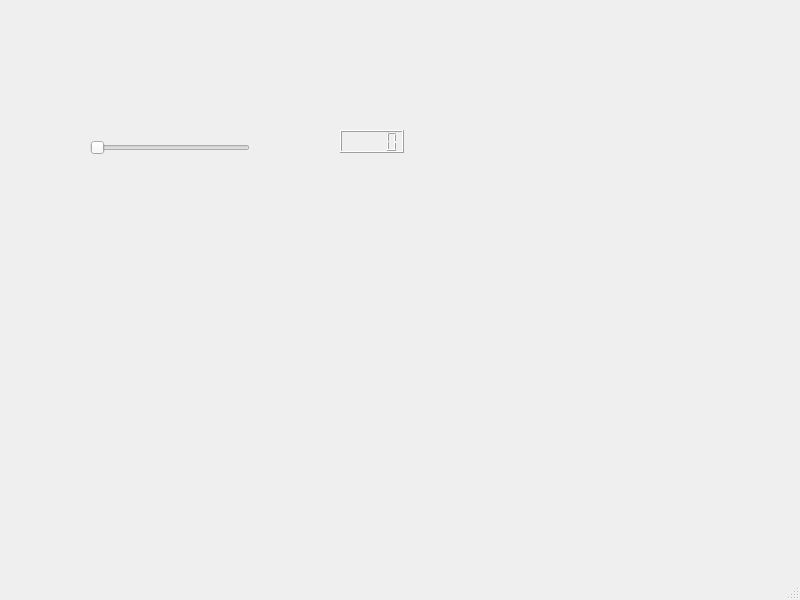
<?xml version="1.0" encoding="UTF-8"?>
<ui version="4.0">
 <class>MainWindow</class>
 <widget class="QMainWindow" name="MainWindow">
  <property name="geometry">
   <rect>
    <x>0</x>
    <y>0</y>
    <width>800</width>
    <height>600</height>
   </rect>
  </property>
  <property name="windowTitle">
   <string>MainWindow</string>
  </property>
  <widget class="QWidget" name="centralwidget">
   <widget class="QSlider" name="horizontalSlider">
    <property name="geometry">
     <rect>
      <x>90</x>
      <y>140</y>
      <width>160</width>
      <height>16</height>
     </rect>
    </property>
    <property name="orientation">
     <enum>Qt::Horizontal</enum>
    </property>
   </widget>
   <widget class="QLCDNumber" name="lcdNumber">
    <property name="geometry">
     <rect>
      <x>340</x>
      <y>130</y>
      <width>64</width>
      <height>23</height>
     </rect>
    </property>
   </widget>
  </widget>
  <widget class="QMenuBar" name="menubar">
   <property name="geometry">
    <rect>
     <x>0</x>
     <y>0</y>
     <width>800</width>
     <height>22</height>
    </rect>
   </property>
  </widget>
  <widget class="QStatusBar" name="statusbar"/>
 </widget>
 <resources/>
 <connections>
  <connection>
   <sender>horizontalSlider</sender>
   <signal>valueChanged(int)</signal>
   <receiver>lcdNumber</receiver>
   <slot>display(int)</slot>
   <hints>
    <hint type="sourcelabel">
     <x>230</x>
     <y>167</y>
    </hint>
    <hint type="destinationlabel">
     <x>358</x>
     <y>166</y>
    </hint>
   </hints>
  </connection>
 </connections>
</ui>
